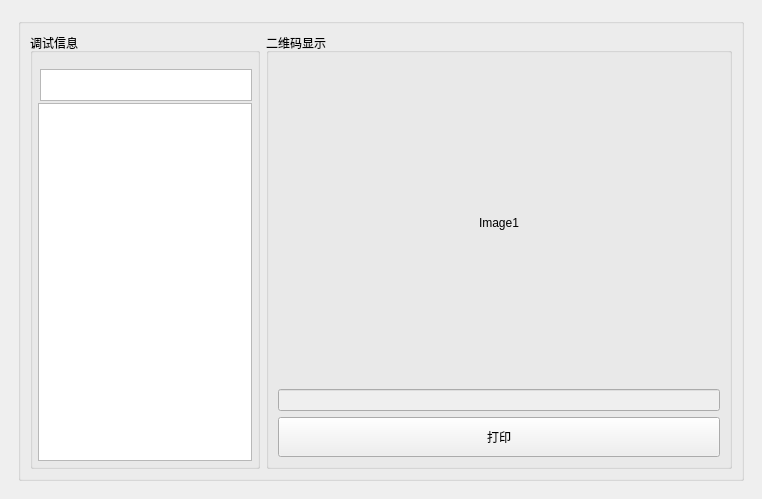
<?xml version="1.0" encoding="UTF-8"?>
<ui version="4.0">
 <class>MainWindow</class>
 <widget class="QMainWindow" name="MainWindow">
  <property name="geometry">
   <rect>
    <x>0</x>
    <y>0</y>
    <width>762</width>
    <height>499</height>
   </rect>
  </property>
  <property name="sizePolicy">
   <sizepolicy hsizetype="Expanding" vsizetype="Preferred">
    <horstretch>0</horstretch>
    <verstretch>0</verstretch>
   </sizepolicy>
  </property>
  <property name="windowTitle">
   <string>MainWindow</string>
  </property>
  <widget class="QWidget" name="centralwidget">
   <layout class="QGridLayout" name="gridLayout_2">
    <item row="0" column="0">
     <widget class="QWidget" name="widget_main" native="true">
      <property name="styleSheet">
       <string notr="true"/>
      </property>
      <layout class="QVBoxLayout" name="verticalLayout_9">
       <item>
        <widget class="QGroupBox" name="groupBox_3">
         <property name="sizePolicy">
          <sizepolicy hsizetype="Expanding" vsizetype="Expanding">
           <horstretch>0</horstretch>
           <verstretch>0</verstretch>
          </sizepolicy>
         </property>
         <property name="layoutDirection">
          <enum>Qt::LeftToRight</enum>
         </property>
         <property name="title">
          <string/>
         </property>
         <layout class="QHBoxLayout" name="horizontalLayout_5">
          <item>
           <widget class="QWidget" name="widget" native="true">
            <property name="maximumSize">
             <size>
              <width>230</width>
              <height>16777215</height>
             </size>
            </property>
            <layout class="QVBoxLayout" name="verticalLayout_4">
             <property name="leftMargin">
              <number>0</number>
             </property>
             <property name="topMargin">
              <number>0</number>
             </property>
             <property name="rightMargin">
              <number>0</number>
             </property>
             <property name="bottomMargin">
              <number>0</number>
             </property>
             <item>
              <widget class="QGroupBox" name="groupBox_4">
               <property name="enabled">
                <bool>true</bool>
               </property>
               <property name="sizePolicy">
                <sizepolicy hsizetype="Expanding" vsizetype="Preferred">
                 <horstretch>0</horstretch>
                 <verstretch>0</verstretch>
                </sizepolicy>
               </property>
               <property name="minimumSize">
                <size>
                 <width>50</width>
                 <height>0</height>
                </size>
               </property>
               <property name="title">
                <string>调试信息</string>
               </property>
               <layout class="QGridLayout" name="gridLayout">
                <property name="leftMargin">
                 <number>5</number>
                </property>
                <property name="topMargin">
                 <number>16</number>
                </property>
                <property name="rightMargin">
                 <number>5</number>
                </property>
                <property name="bottomMargin">
                 <number>5</number>
                </property>
                <property name="spacing">
                 <number>2</number>
                </property>
                <item row="0" column="2">
                 <widget class="QTextEdit" name="textEdit">
                  <property name="sizePolicy">
                   <sizepolicy hsizetype="Expanding" vsizetype="Expanding">
                    <horstretch>0</horstretch>
                    <verstretch>0</verstretch>
                   </sizepolicy>
                  </property>
                  <property name="maximumSize">
                   <size>
                    <width>16777215</width>
                    <height>32</height>
                   </size>
                  </property>
                  <property name="html">
                   <string>&lt;!DOCTYPE HTML PUBLIC &quot;-//W3C//DTD HTML 4.0//EN&quot; &quot;http://www.w3.org/TR/REC-html40/strict.dtd&quot;&gt;
&lt;html&gt;&lt;head&gt;&lt;meta name=&quot;qrichtext&quot; content=&quot;1&quot; /&gt;&lt;style type=&quot;text/css&quot;&gt;
p, li { white-space: pre-wrap; }
&lt;/style&gt;&lt;/head&gt;&lt;body style=&quot; font-family:'SimSun'; font-size:9pt; font-weight:400; font-style:normal;&quot;&gt;
&lt;p style=&quot;-qt-paragraph-type:empty; margin-top:0px; margin-bottom:0px; margin-left:0px; margin-right:0px; -qt-block-indent:0; text-indent:0px;&quot;&gt;&lt;br /&gt;&lt;/p&gt;&lt;/body&gt;&lt;/html&gt;</string>
                  </property>
                 </widget>
                </item>
                <item row="3" column="1" colspan="2">
                 <widget class="QPlainTextEdit" name="plainTextEdit">
                  <property name="enabled">
                   <bool>true</bool>
                  </property>
                 </widget>
                </item>
               </layout>
              </widget>
             </item>
            </layout>
           </widget>
          </item>
          <item>
           <widget class="QGroupBox" name="groupBox">
            <property name="title">
             <string>二维码显示</string>
            </property>
            <layout class="QVBoxLayout" name="verticalLayout_5">
             <item>
              <layout class="QHBoxLayout" name="horizontalLayout">
               <item>
                <widget class="QLabel" name="rencode_view">
                 <property name="enabled">
                  <bool>true</bool>
                 </property>
                 <property name="sizePolicy">
                  <sizepolicy hsizetype="Expanding" vsizetype="Expanding">
                   <horstretch>0</horstretch>
                   <verstretch>0</verstretch>
                  </sizepolicy>
                 </property>
                 <property name="text">
                  <string>Image1</string>
                 </property>
                 <property name="scaledContents">
                  <bool>false</bool>
                 </property>
                 <property name="alignment">
                  <set>Qt::AlignCenter</set>
                 </property>
                </widget>
               </item>
              </layout>
             </item>
             <item>
              <layout class="QHBoxLayout" name="horizontalLayout_2">
               <item>
                <widget class="QLineEdit" name="rencode_lineEdit_2">
                 <property name="enabled">
                  <bool>false</bool>
                 </property>
                 <property name="sizePolicy">
                  <sizepolicy hsizetype="Expanding" vsizetype="Preferred">
                   <horstretch>0</horstretch>
                   <verstretch>0</verstretch>
                  </sizepolicy>
                 </property>
                </widget>
               </item>
              </layout>
             </item>
             <item>
              <widget class="QPushButton" name="print_button">
               <property name="minimumSize">
                <size>
                 <width>0</width>
                 <height>40</height>
                </size>
               </property>
               <property name="text">
                <string>打印</string>
               </property>
              </widget>
             </item>
            </layout>
           </widget>
          </item>
         </layout>
        </widget>
       </item>
      </layout>
     </widget>
    </item>
   </layout>
  </widget>
 </widget>
 <resources/>
 <connections/>
</ui>
